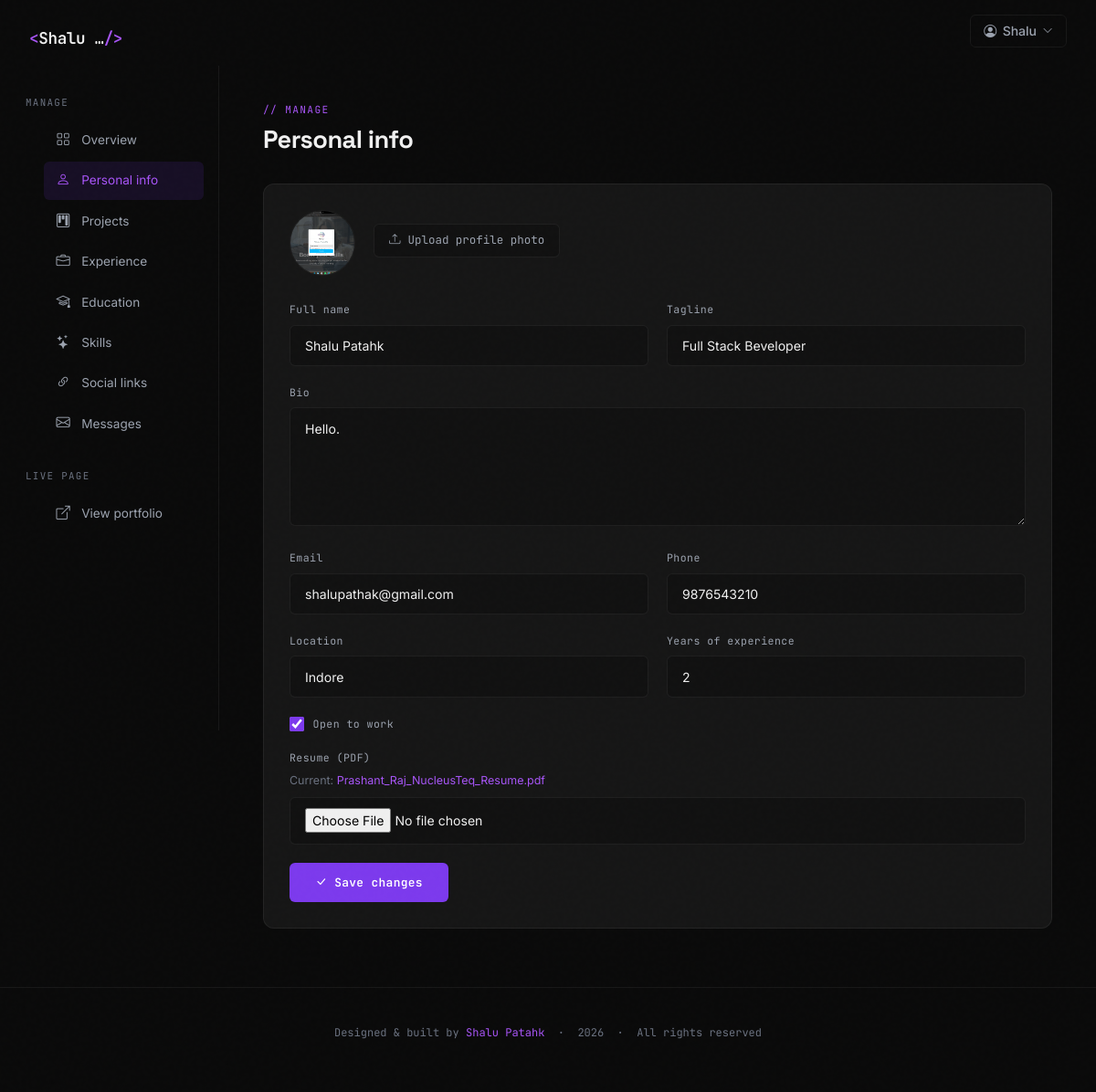
Page /dashboard/personal/ (signed in) on the committed database.
### portfolio/models.py (models this page shows, shortened)
class PersonalInfo(models.Model):
    user           = models.OneToOneField(User, on_delete=models.CASCADE, related_name='personal_info')
    full_name      = models.CharField(max_length=60)
    tagline        = models.CharField(max_length=200)
    bio            = models.TextField()
    profile_image  = models.ImageField(upload_to='portfolio/profile/', blank=True, null=True)
    resume_file    = models.FileField(upload_to='portfolio/resume/', blank=True, null=True)
    email          = models.EmailField()
    phone          = models.CharField(max_length=20, blank=True)
    location       = models.CharField(max_length=200, blank=True)
    years_experience = models.PositiveIntegerField(default=0)
    open_to_work   = models.BooleanField(default=True)
    updated_at = models.DateTimeField(auto_now=True)

### portfolio/views.py (the view)
# urls.py: path('dashboard/personal/',           views.edit_personal,       name='edit_personal'),
@login_required
def edit_personal(request):
    info, _ = PersonalInfo.objects.get_or_create(user=request.user)
    if request.method == 'POST':
        form = PersonalInfoForm(request.POST, request.FILES, instance=info)
        if form.is_valid():
            form.save()
            messages.success(request, 'Personal info updated.')
            return redirect('edit_personal')
    else:
        form = PersonalInfoForm(instance=info)
    return render(request, 'dashboard/personal.html', {'form': form, 'info': info, 'active_nav': 'personal'})

### portfolio/forms.py
class PersonalInfoForm(forms.ModelForm):
    class Meta:
        model   = PersonalInfo
        exclude = ['user', 'updated_at']
        widgets = {
            'bio':      forms.Textarea(attrs={'rows': 6}),
            'tagline':  forms.TextInput(),
            'location': forms.TextInput(),
        }

### templates/dashboard/personal.html (shortened to what this page needs)
{% extends "dashboard/base.html" %}
{% block dash_content %}
<div class="dash-header">
  <div class="dash-eyebrow">// manage</div>
  <h1 class="dash-title">Personal info</h1>
</div>
<div class="dash-card">
  <form method="POST" enctype="multipart/form-data">
    <div class="pi-avatar-row">
      {% if info.profile_image %}
        <img src="{{ info.profile_image.url }}" class="pi-avatar" alt="">
      {% else %}
        <div class="pi-avatar-placeholder"><i class="bi bi-person"></i></div>
      {% endif %}
      <div>
        <label class="pi-file-label">
          <i class="bi bi-upload"></i> Upload profile photo
        </label>
      </div>
    </div>
    <div class="dash-row-2">
      <div class="dash-field">
        <label class="dash-label" for="id_full_name">Full name</label>
        <input class="dash-input" type="text" id="id_full_name" name="full_name" value="{{ info.full_name }}" required>
      </div>
      <div class="dash-field">
        <label class="dash-label" for="id_tagline">Tagline</label>
        <input class="dash-input" type="text" id="id_tagline" name="tagline" value="{{ info.tagline }}" placeholder="Full-Stack Developer">
      </div>
    </div>
    <div class="dash-field">
      <label class="dash-label" for="id_bio">Bio</label>
      <textarea class="dash-textarea dash-input" id="id_bio" name="bio" rows="5">{{ info.bio }}</textarea>
    </div>
    <div class="dash-row-2">
      <div class="dash-field">
        <label class="dash-label" for="id_email">Email</label>
        <input class="dash-input" type="email" id="id_email" name="email" value="{{ info.email }}" required>
      </div>
      <div class="dash-field">
        <label class="dash-label" for="id_phone">Phone</label>
        <input class="dash-input" type="text" id="id_phone" name="phone" value="{{ info.phone }}">
      </div>
    </div>
    <div class="dash-row-2">
      <div class="dash-field">
        <label class="dash-label" for="id_location">Location</label>
        <input class="dash-input" type="text" id="id_location" name="location" value="{{ info.location }}">
      </div>
      <div class="dash-field">
        <label class="dash-label" for="id_years_experience">Years of experience</label>
        <input class="dash-input" type="number" min="0" id="id_years_experience" name="years_experience" value="{{ info.years_experience }}">
      </div>
    </div>
    <div class="dash-field dash-checkbox-row">
      <input type="checkbox" id="id_open_to_work" name="open_to_work" {% if info.open_to_work %}checked{% endif %}>
      <label class="dash-label" for="id_open_to_work" style="margin:0;">Open to work</label>
    </div>
    <div class="dash-field">
      <label class="dash-label" for="id_resume_file">Resume (PDF)</label>
      {% if info.resume_file %}
        <div class="pi-current-file" style="margin-bottom:.5rem;">
          Current: <a href="{{ info.resume_file.url }}" target="_blank">{{ info.resume_file.name|cut:"portfolio/resume/" }}</a>
        </div>
      {% endif %}
      <input class="dash-input" type="file" id="id_resume_file" name="resume_file" accept="application/pdf">
    </div>
    <button type="submit" class="btn-primary-custom"><i class="bi bi-check-lg"></i> Save changes</button>
  </form>
</div>
{% endblock %}

### templates/layout.html (shortened to what this page needs)
{% load static %}
<!DOCTYPE html>
<html lang="en">
<head>
    <link href="https://cdn.jsdelivr.net/npm/bootstrap@5.3.3/dist/css/bootstrap.min.css" rel="stylesheet">
    <link rel="stylesheet" href="https://cdn.jsdelivr.net/npm/bootstrap-icons@1.11.3/font/bootstrap-icons.min.css">
    <link href="https://unpkg.com/aos@2.3.4/dist/aos.css" rel="stylesheet">
</head>
<body>
    <nav class="navbar-custom" id="navbar">
        <div class="navbar-inner">
            <a href="{% if portfolio_page %}#home{% else %}{% url 'landing' %}{% endif %}" class="nav-logo">
                {% if info and info.full_name %}
                  <span>&lt;</span>{{ info.full_name|truncatewords:1 }}<span>/&gt;</span>
                {% elif request.user.is_authenticated %}
                  <span>&lt;</span>{{ request.user.username }}<span>/&gt;</span>
                {% else %}
                  <span>&lt;</span>Dev<span>/&gt;</span>
                {% endif %}
            </a>
            <ul class="nav-links" id="navLinks">
                {% if request.user.is_authenticated %}
                <li class="nav-dropdown" id="navDropdown">
                    <button class="nav-profile-btn" id="navProfileBtn" type="button">
                        <i class="bi bi-person-circle"></i>
                        {{ request.user.username }}
                        <i class="bi bi-chevron-down"></i>
                    </button>
                </li>
                {% endif %}
            </ul>
        </div>
    </nav>
    {% block content %}{% endblock %}
    <footer class="footer-custom">
        <div class="container-custom">
            <p class="footer-text">
                {% if info %}
                    Designed &amp; built by <a href="#">{{ info.full_name }}</a> &nbsp;·&nbsp;
                {% endif %}
                <span id="year"></span> &nbsp;·&nbsp; All rights reserved
            </p>
        </div>
    </footer>
</body>
</html>

### templates/layout.html (style rules this page uses)
:root { --bg-primary: #0a0a0a; --bg-secondary: #111111; --bg-card: #161616; --bg-card-hover: #1e1e1e; --accent: #7c3aed; --accent-light: #a855f7; --accent-glow: rgba(124,58,237,0.25); --text-primary: #f0f0f0; --text-secondary:#9ca3af; --text-muted: #6b7280; --border: rgba(255,255,255,0.06); --border-accent: rgba(124,58,237,0.4); --radius-sm: 6px; --radius-md: 12px; --radius-lg: 20px; --font-display: 'Space Grotesk', sans-serif; --font-body: 'Inter', sans-serif; --font-mono: 'JetBrains Mono', monospace; }
*, *::before, *::after { box-sizing: border-box; margin: 0; padding: 0; }
html { scroll-behavior: smooth; }
body { font-family: var(--font-body); background-color: var(--bg-primary); color: var(--text-primary); overflow-x: hidden; -webkit-font-smoothing: antialiased; }
body::before { content: ''; position: fixed; inset: 0; pointer-events: none; z-index: 0; opacity: 0.4; }
.navbar-custom { position: fixed; top: 0; left: 0; right: 0; z-index: 1000; padding: 1rem 0; transition: all 0.4s ease; }
.navbar-inner { max-width: 1200px; margin: 0 auto; padding: 0 2rem; display: flex; align-items: center; justify-content: space-between; }
.nav-logo { font-family: var(--font-mono); font-size: 1.1rem; font-weight: 600; color: var(--text-primary); text-decoration: none; letter-spacing: -0.02em; }
.nav-logo span { color: var(--accent-light); }
.nav-links { display: flex; align-items: center; gap: 0.25rem; list-style: none; }
.nav-dropdown { position: relative; list-style: none; }
.nav-profile-btn { display: flex; align-items: center; gap: 0.4rem; font-family: var(--font-body); font-size: 0.875rem; font-weight: 500; color: var(--text-secondary); background: transparent; border: 1px solid var(--border); border-radius: var(--radius-sm); padding: 0.4rem 0.9rem; cursor: pointer; transition: border-color 0.2s, color 0.2s; }
.nav-profile-btn i.bi-chevron-down { font-size: 0.7rem; transition: transform 0.2s; }
.container-custom { max-width: 1200px; margin: 0 auto; padding: 0 2rem; }
.btn-primary-custom { display: inline-flex; align-items: center; gap: 0.5rem; font-family: var(--font-mono); font-size: 0.8rem; font-weight: 600; color: #fff; background: var(--accent); border: none; border-radius: var(--radius-sm); padding: 0.75rem 1.75rem; text-decoration: none; transition: background 0.2s, transform 0.2s, box-shadow 0.2s; letter-spacing: 0.03em; }
.footer-custom { border-top: 1px solid var(--border); padding: 2.5rem 0; position: relative; z-index: 1; }
.footer-text { font-family: var(--font-mono); font-size: 0.75rem; color: var(--text-muted); text-align: center; }
.footer-text a { color: var(--accent-light); text-decoration: none; }

### templates/dashboard/base.html (style rules this page uses)
.dash-header { margin-bottom:2rem; }
.dash-eyebrow { font-family:var(--font-mono);font-size:.7rem;color:var(--accent-light);letter-spacing:.12em;text-transform:uppercase;margin-bottom:.5rem; }
.dash-title { font-family:var(--font-display);font-size:1.7rem;font-weight:700;letter-spacing:-.02em; }
.dash-card { background:var(--bg-card);border:1px solid var(--border);border-radius:var(--radius-md);padding:1.75rem;margin-bottom:1.5rem; }
.dash-field { margin-bottom:1.25rem; }
.dash-label { display:block;font-family:var(--font-mono);font-size:.72rem;color:var(--text-secondary);letter-spacing:.04em;margin-bottom:.5rem; }
.dash-input,.dash-select,.dash-textarea { width:100%;background:var(--bg-secondary);border:1px solid var(--border);border-radius:var(--radius-sm);padding:.7rem 1rem;color:var(--text-primary);font-family:var(--font-body);font-size:.88rem;transition:border-color .2s; }
.dash-textarea { resize:vertical;min-height:100px; }
.dash-checkbox-row { display:flex;align-items:center;gap:.6rem; }
.dash-checkbox-row input { width:16px;height:16px;accent-color:var(--accent); }
.dash-row-2 { display:grid;grid-template-columns:1fr 1fr;gap:1.25rem; }

### templates/dashboard/personal.html (style rules this page uses)
.pi-avatar-row { display:flex;align-items:center;gap:1.25rem;margin-bottom:1.75rem; }
.pi-avatar { width:72px;height:72px;border-radius:50%;object-fit:cover;border:1px solid var(--border);background:var(--bg-secondary); }
.pi-file-label { display:inline-flex;align-items:center;gap:.5rem;font-family:var(--font-mono);font-size:.78rem;color:var(--text-secondary);background:var(--bg-secondary);border:1px solid var(--border);border-radius:var(--radius-sm);padding:.5rem 1rem;cursor:pointer;transition:border-color .2s; }
.pi-current-file { font-size:.78rem;color:var(--text-muted);margin-top:.4rem; }
.pi-current-file a { color:var(--accent-light);text-decoration:none; }

### rows in the picture
PersonalInfo: full_name "Shalu …", profile_image (picture), full_name "Shalu Patahk", tagline "Full Stack Beveloper", bio "Hello.", email "shalupathak@gmail.com", phone "9876543210", location "Indore", years_experience "2", open_to_work "☑", resume_file.name "Prashant_Raj_NucleusTeq_Resume.pdf"

### other values in the picture
{{ request.user.username }} "Shalu"
